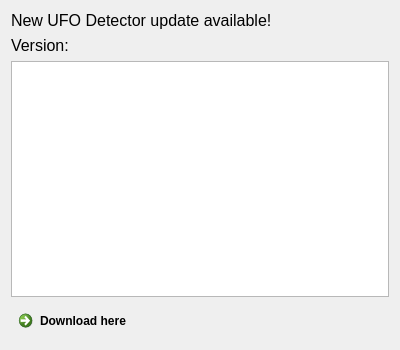
<?xml version="1.0" encoding="UTF-8"?>
<ui version="4.0">
 <class>UpdateApplicationDialog</class>
 <widget class="QDialog" name="UpdateApplicationDialog">
  <property name="geometry">
   <rect>
    <x>0</x>
    <y>0</y>
    <width>400</width>
    <height>350</height>
   </rect>
  </property>
  <property name="windowTitle">
   <string>New update</string>
  </property>
  <layout class="QVBoxLayout" name="verticalLayout">
   <item>
    <widget class="QLabel" name="labelFixed">
     <property name="font">
      <font>
       <pointsize>12</pointsize>
      </font>
     </property>
     <property name="text">
      <string>New UFO Detector update available!</string>
     </property>
    </widget>
   </item>
   <item>
    <widget class="QLabel" name="labelVersion">
     <property name="font">
      <font>
       <pointsize>12</pointsize>
      </font>
     </property>
     <property name="text">
      <string notr="true" extracomment="Will be set from code">Version:</string>
     </property>
    </widget>
   </item>
   <item>
    <widget class="QTextBrowser" name="textBrowser"/>
   </item>
   <item>
    <widget class="QCommandLinkButton" name="commandLinkButton">
     <property name="text">
      <string>Download here</string>
     </property>
    </widget>
   </item>
  </layout>
 </widget>
 <resources/>
 <connections/>
</ui>
